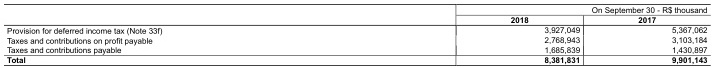
#> input picture Augmentation/test_data/cTDaR_t10001_1.jpg, 713 x 68 px
$ python -i remove_lines.py   (imports and definitions only)
#> lines starting #> are read from the running program, lines starting #| are printed output that depends on the picture; after the words box and inside, x2 and y2 are one past the last pixel; in counts of white or black regions, pixels touching at a corner belong together
#> further down, picture is the input picture: shape (68, 713, 3); min 0, max 255, mean 235.6
import cv2
import numpy as np

def removeLines(img):
    gray = cv2.cvtColor(img,cv2.COLOR_BGR2GRAY)
    thresh = cv2.threshold(gray, 0, 255, cv2.THRESH_BINARY_INV + cv2.THRESH_OTSU)[1]
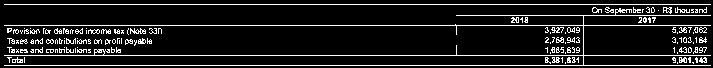
#> thresh: shape (68, 713); 11.1% white in thin lines or dots

    # get the image dimensions
    img_height, img_width= img.shape[0], img.shape[1]
#> img_height = 68; img_width = 713
    # define the kernels
    kernel_len_ver = max(10, img_height // 50)
#> kernel_len_ver = 10
    kernel_len_hor = max(10, img_width // 50)
#> kernel_len_hor = 14
    # Remove horizontal lines
    horizontal_kernel = cv2.getStructuringElement(cv2.MORPH_RECT, (kernel_len_ver, 1))  # define horizontal kernel
    detected_lines = cv2.morphologyEx(thresh, cv2.MORPH_OPEN, horizontal_kernel, iterations=2)
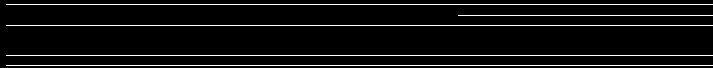
#> detected_lines: shape (68, 713); 6.4% white in thin lines or dots
    cnts = cv2.findContours(detected_lines, cv2.RETR_EXTERNAL, cv2.CHAIN_APPROX_SIMPLE)  # detecting contours for horizontal lines
#> cnts = 5 contours, all with area under 20
    cnts = cnts[0] if len(cnts) == 2 else cnts[1]
    for c in cnts:
        cv2.drawContours(img, [c], -1, (255,255,255), 5)
#> this loop made 5 passes
#> c on passes 1 to 5: [[6, 65], [712, 65]], [[6, 55], [712, 55]], [[6, 25], [712, 25]], [[458, 15], [712, 15]], [[6, 4], [712, 4]]
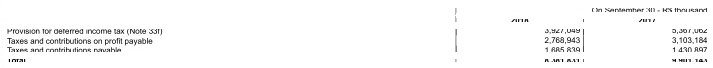
#> img: shape (68, 713, 3); 18.36% of pixels changed, all inside (x1, y1, x2, y2) = (3, 1, 712, 68)

    # Remove vertical lines
    vertical_kernel = cv2.getStructuringElement(cv2.MORPH_RECT, (1, kernel_len_hor))
#> vertical_kernel = [1, 1, 1, 1, 1, 1, 1, 1, 1, 1, 1, 1, 1, 1]
    detected_lines = cv2.morphologyEx(thresh, cv2.MORPH_OPEN, vertical_kernel, iterations=2)
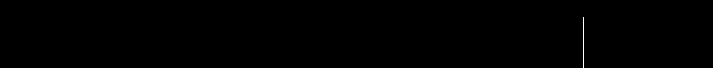
#> detected_lines: shape (68, 713); 0.11% white in thin lines or dots, all inside (x1, y1, x2, y2) = (583, 17, 584, 68)
    cnts = cv2.findContours(detected_lines, cv2.RETR_EXTERNAL, cv2.CHAIN_APPROX_SIMPLE)
#> cnts = 1 contour, all with area under 20
    cnts = cnts[0] if len(cnts) == 2 else cnts[1]
#> cnts = [[[583, 17], [583, 67]]]
    for c in cnts:
        cv2.drawContours(img, [c], -1, (255,255,255), 5)
#> this loop made 1 pass
#> c on pass 1: [[583, 17], [583, 67]]
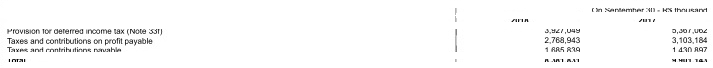
#> img: shape (68, 713, 3); 0.15% of pixels changed, all inside (x1, y1, x2, y2) = (580, 19, 584, 62)

    return img

>>> import cv2
>>> picture = cv2.imread('test_data/cTDaR_t10001_1.jpg')
>>> result = removeLines(picture)

$ run again, on Augmentation/test_data/cTDaR_t10001_2.jpg
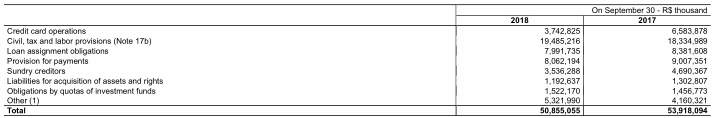
#> input picture Augmentation/test_data/cTDaR_t10001_2.jpg, 713 x 118 px
#> picture is the input picture: shape (118, 713, 3); min 0, max 255, mean 239
#> in removeLines, `thresh = cv2.threshold(gray, 0, 255, cv2.THRESH_BINARY_INV + cv2.THRES..`:
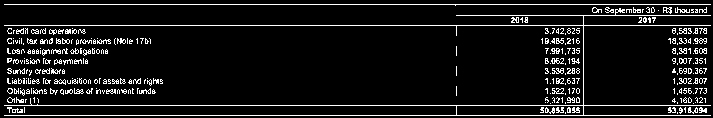
#> thresh: shape (118, 713); 8.8% white in thin lines or dots
#> in removeLines, `cnts = cv2.findContours(detected_lines, cv2.RETR_EXTERNAL, cv2.CHAIN_A..`: cnts = 5 contours, all with area under 20
#> the loop in removeLines, `for c in cnts:` made 5 passes
#> c on passes 1 to 5: [[6, 115], [712, 115]], [[6, 105], [712, 105]], [[6, 25], [712, 25]], [[458, 15], [712, 15]], [[6, 4], [712, 4]]
#> vertical_kernel = [1, 1, 1, 1, 1, 1, 1, 1, 1, 1, 1, 1, 1, 1]
#> in removeLines, `cnts = cv2.findContours(detected_lines, cv2.RETR_EXTERNAL, cv2.CHAIN_A..`: cnts = 1 contour, all with area under 20
#> in removeLines, `cnts = cnts[0] if len(cnts) == 2 else cnts[1]`: cnts = [[[583, 17], [583, 117]]]
#> the loop in removeLines, `for c in cnts:` made 1 pass
#> c on pass 1: [[583, 17], [583, 117]]
#> after the loop in removeLines, `for c in cnts:`:
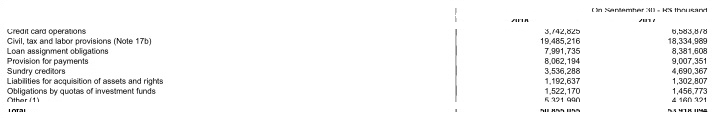
#> img: shape (118, 713, 3); min 0, max 255, mean 247

$ run again, on Augmentation/test_data/cTDaR_t10001_3.jpg
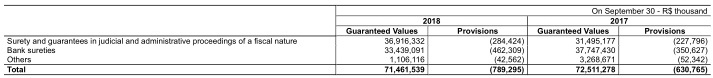
#> input picture Augmentation/test_data/cTDaR_t10001_3.jpg, 713 x 78 px
#> picture is the input picture: shape (78, 713, 3); min 0, max 255, mean 232
#> in removeLines, `thresh = cv2.threshold(gray, 0, 255, cv2.THRESH_BINARY_INV + cv2.THRES..`:
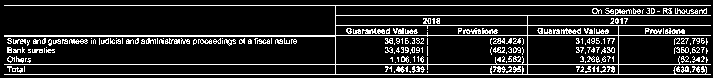
#> thresh: shape (78, 713); 14.3% white in thin lines or dots, all inside (x1, y1, x2, y2) = (4, 5, 711, 75)
#> in removeLines, `cnts = cv2.findContours(detected_lines, cv2.RETR_EXTERNAL, cv2.CHAIN_A..`: cnts = 6 contours, 5 with area under 20; largest, box (x1, y1, x2, y2) and area: (6, 35, 713, 37) 332
#> the loop in removeLines, `for c in cnts:` made 6 passes
#> c on passes 1, 2, 4, 5, 6: [[6, 74], [712, 74]], [[6, 64], [712, 64]], [[337, 25], [712, 25]], [[337, 15], [712, 15]], [[6, 5], [712, 5]]
#> vertical_kernel = [1, 1, 1, 1, 1, 1, 1, 1, 1, 1, 1, 1, 1, 1]
#> in removeLines, `cnts = cv2.findContours(detected_lines, cv2.RETR_EXTERNAL, cv2.CHAIN_A..`: cnts = 3 contours, all with area under 20
#> the loop in removeLines, `for c in cnts:` made 3 passes
#> c on passes 1 to 3: [[618, 27], [618, 76]], [[527, 17], [527, 76]], [[335, 7], [335, 76]]
#> after the loop in removeLines, `for c in cnts:`:
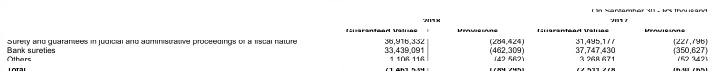
#> img: shape (78, 713, 3); min 0, max 255, mean 246.8
